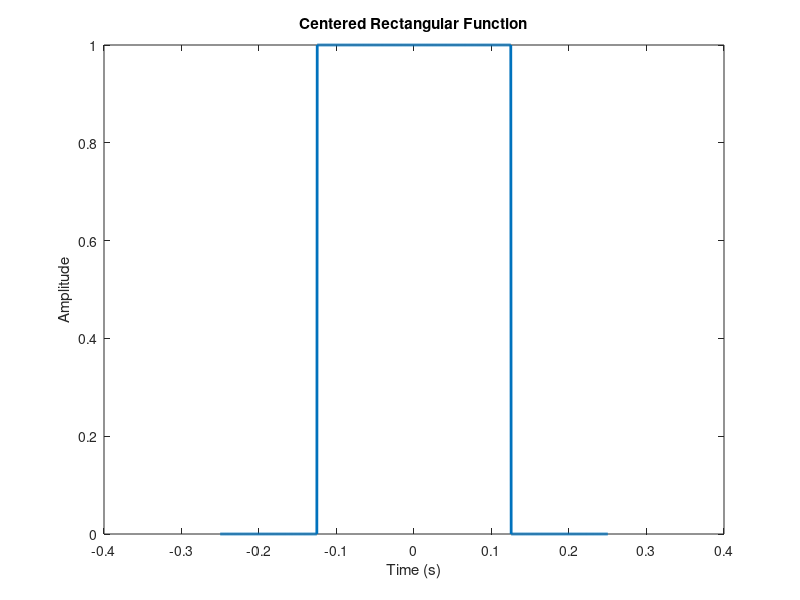
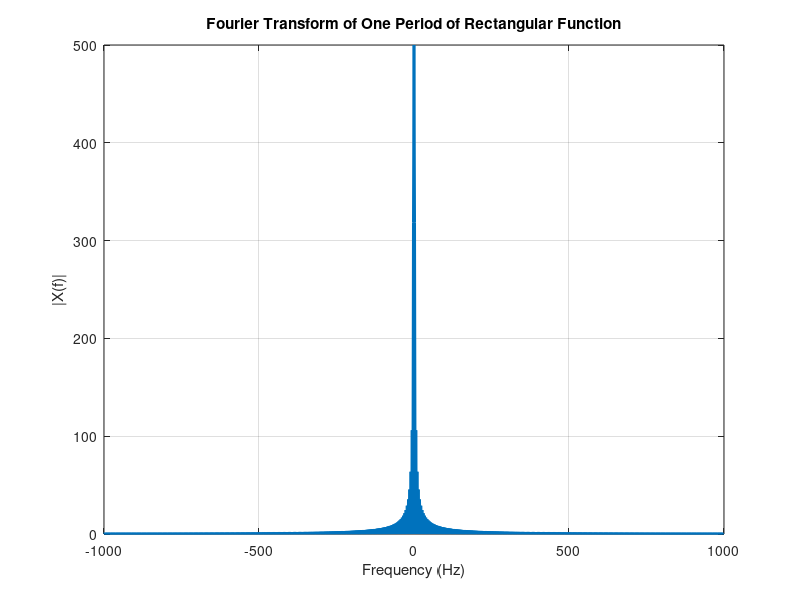

Recreate these plots in MATLAB, in order. (Note: this script raises an error after producing the figures.)
% Signal parameters
f0 = 2;                 % Fundamental frequency in Hz
T = 1/f0;               % Period of the rectangular function
t = linspace(-T/2, T/2, 1000);  % Time vector over one period
xt = double(abs(t) <= T/4);     % Rectangular pulse of width T/2

% Plot the rectangular function
figure;
plot(t, xt, 'LineWidth', 2);
title('Centered Rectangular Function');
xlabel('Time (s)');
ylabel('Amplitude');

% Fourier Transform using fft
N = length(t);
dt = t(2) - t(1);
f = (-N/2:N/2-1) / (N * dt);     % Frequency vector
X_f = fftshift(fft(xt));        % Centered FFT
W = 2 * pi * f;                 % Angular frequency (optional)

% Plot Fourier Transform magnitude
figure;
plot(f, abs(X_f), 'LineWidth', 2);
title('Fourier Transform of One Period of Rectangular Function');
xlabel('Frequency (Hz)');
ylabel('|X(f)|');
grid on;

% Fourier Series coefficients using ffs 
n = 50;  % Number of harmonics on each side
[xhat, ck] = ffs(xt, t, n, T);  % Custom function you must have already

% Plot Fourier Series coefficients
k = -n:n;              % Harmonic indices
figure;
stem(k, abs(ck), 'filled');
title('Fourier Series Coefficients of Rectangular Function');
xlabel('Harmonic Number k');
ylabel('|c_k|');
xlim([-n-5, n+5]);
grid on;

